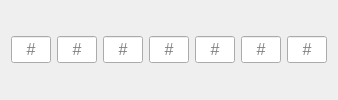
                         <widget class="QWidget" name="eighth_pair_len_bar" native="true">
                          <property name="sizePolicy">
                           <sizepolicy hsizetype="Preferred" vsizetype="Preferred">
                            <horstretch>0</horstretch>
                            <verstretch>0</verstretch>
                           </sizepolicy>
                          </property>
                          <layout class="QHBoxLayout" name="horizontalLayout_5">
                           <item>
                            <widget class="QLineEdit" name="eighth_len_two">
                             <property name="sizePolicy">
                              <sizepolicy hsizetype="Maximum" vsizetype="Fixed">
                               <horstretch>0</horstretch>
                               <verstretch>0</verstretch>
                              </sizepolicy>
                             </property>
                             <property name="minimumSize">
                              <size>
                               <width>36</width>
                               <height>26</height>
                              </size>
                             </property>
                             <property name="maximumSize">
                              <size>
                               <width>40</width>
                               <height>16777215</height>
                              </size>
                             </property>
                             <property name="font">
                              <font>
                               <pointsize>12</pointsize>
                              </font>
                             </property>
                             <property name="styleSheet">
                              <string notr="true"/>
                             </property>
                             <property name="inputMask">
                              <string>00</string>
                             </property>
                             <property name="text">
                              <string/>
                             </property>
                             <property name="cursorPosition">
                              <number>0</number>
                             </property>
                             <property name="alignment">
                              <set>Qt::AlignCenter</set>
                             </property>
                             <property name="placeholderText">
                              <string>#</string>
                             </property>
                             <property name="clearButtonEnabled">
                              <bool>false</bool>
                             </property>
                            </widget>
                           </item>
                           <item>
                            <widget class="QLineEdit" name="eighth_len_three">
                             <property name="sizePolicy">
                              <sizepolicy hsizetype="Maximum" vsizetype="Fixed">
                               <horstretch>0</horstretch>
                               <verstretch>0</verstretch>
                              </sizepolicy>
                             </property>
                             <property name="minimumSize">
                              <size>
                               <width>36</width>
                               <height>26</height>
                              </size>
                             </property>
                             <property name="maximumSize">
                              <size>
                               <width>40</width>
                               <height>16777215</height>
                              </size>
                             </property>
                             <property name="font">
                              <font>
                               <pointsize>12</pointsize>
                              </font>
                             </property>
                             <property name="styleSheet">
                              <string notr="true"/>
                             </property>
                             <property name="inputMask">
                              <string>00</string>
                             </property>
                             <property name="text">
                              <string/>
                             </property>
                             <property name="maxLength">
                              <number>2</number>
                             </property>
                             <property name="alignment">
                              <set>Qt::AlignCenter</set>
                             </property>
                             <property name="placeholderText">
                              <string>#</string>
                             </property>
                            </widget>
                           </item>
                           <item>
                            <widget class="QLineEdit" name="eighth_len_four">
                             <property name="sizePolicy">
                              <sizepolicy hsizetype="Maximum" vsizetype="Fixed">
                               <horstretch>0</horstretch>
                               <verstretch>0</verstretch>
                              </sizepolicy>
                             </property>
                             <property name="minimumSize">
                              <size>
                               <width>36</width>
                               <height>26</height>
                              </size>
                             </property>
                             <property name="maximumSize">
                              <size>
                               <width>40</width>
                               <height>16777215</height>
                              </size>
                             </property>
                             <property name="font">
                              <font>
                               <pointsize>12</pointsize>
                              </font>
                             </property>
                             <property name="styleSheet">
                              <string notr="true"/>
                             </property>
                             <property name="inputMask">
                              <string>00</string>
                             </property>
                             <property name="text">
                              <string/>
                             </property>
                             <property name="alignment">
                              <set>Qt::AlignCenter</set>
                             </property>
                             <property name="placeholderText">
                              <string>#</string>
                             </property>
                            </widget>
                           </item>
                           <item>
                            <widget class="QLineEdit" name="eighth_len_five">
                             <property name="sizePolicy">
                              <sizepolicy hsizetype="Maximum" vsizetype="Fixed">
                               <horstretch>0</horstretch>
                               <verstretch>0</verstretch>
                              </sizepolicy>
                             </property>
                             <property name="minimumSize">
                              <size>
                               <width>36</width>
                               <height>26</height>
                              </size>
                             </property>
                             <property name="maximumSize">
                              <size>
                               <width>40</width>
                               <height>16777215</height>
                              </size>
                             </property>
                             <property name="font">
                              <font>
                               <pointsize>12</pointsize>
                              </font>
                             </property>
                             <property name="styleSheet">
                              <string notr="true"/>
                             </property>
                             <property name="inputMask">
                              <string>00</string>
                             </property>
                             <property name="text">
                              <string/>
                             </property>
                             <property name="alignment">
                              <set>Qt::AlignCenter</set>
                             </property>
                             <property name="placeholderText">
                              <string>#</string>
                             </property>
                            </widget>
                           </item>
                           <item>
                            <widget class="QLineEdit" name="eighth_len_six">
                             <property name="sizePolicy">
                              <sizepolicy hsizetype="Maximum" vsizetype="Fixed">
                               <horstretch>0</horstretch>
                               <verstretch>0</verstretch>
                              </sizepolicy>
                             </property>
                             <property name="minimumSize">
                              <size>
                               <width>36</width>
                               <height>26</height>
                              </size>
                             </property>
                             <property name="maximumSize">
                              <size>
                               <width>40</width>
                               <height>16777215</height>
                              </size>
                             </property>
                             <property name="font">
                              <font>
                               <pointsize>12</pointsize>
                              </font>
                             </property>
                             <property name="styleSheet">
                              <string notr="true"/>
                             </property>
                             <property name="inputMask">
                              <string>00</string>
                             </property>
                             <property name="text">
                              <string/>
                             </property>
                             <property name="alignment">
                              <set>Qt::AlignCenter</set>
                             </property>
                             <property name="placeholderText">
                              <string>#</string>
                             </property>
                            </widget>
                           </item>
                           <item>
                            <widget class="QLineEdit" name="eighth_len_seven">
                             <property name="sizePolicy">
                              <sizepolicy hsizetype="Maximum" vsizetype="Fixed">
                               <horstretch>0</horstretch>
                               <verstretch>0</verstretch>
                              </sizepolicy>
                             </property>
                             <property name="minimumSize">
                              <size>
                               <width>36</width>
                               <height>26</height>
                              </size>
                             </property>
                             <property name="maximumSize">
                              <size>
                               <width>40</width>
                               <height>16777215</height>
                              </size>
                             </property>
                             <property name="font">
                              <font>
                               <pointsize>12</pointsize>
                              </font>
                             </property>
                             <property name="styleSheet">
                              <string notr="true"/>
                             </property>
                             <property name="inputMask">
                              <string>00</string>
                             </property>
                             <property name="text">
                              <string/>
                             </property>
                             <property name="alignment">
                              <set>Qt::AlignCenter</set>
                             </property>
                             <property name="placeholderText">
                              <string>#</string>
                             </property>
                            </widget>
                           </item>
                           <item>
                            <widget class="QLineEdit" name="eighth_len_eight">
                             <property name="sizePolicy">
                              <sizepolicy hsizetype="Maximum" vsizetype="Fixed">
                               <horstretch>0</horstretch>
                               <verstretch>0</verstretch>
                              </sizepolicy>
                             </property>
                             <property name="minimumSize">
                              <size>
                               <width>36</width>
                               <height>26</height>
                              </size>
                             </property>
                             <property name="maximumSize">
                              <size>
                               <width>40</width>
                               <height>16777215</height>
                              </size>
                             </property>
                             <property name="font">
                              <font>
                               <pointsize>12</pointsize>
                              </font>
                             </property>
                             <property name="styleSheet">
                              <string notr="true"/>
                             </property>
                             <property name="inputMask">
                              <string>00</string>
                             </property>
                             <property name="text">
                              <string/>
                             </property>
                             <property name="alignment">
                              <set>Qt::AlignCenter</set>
                             </property>
                             <property name="placeholderText">
                              <string>#</string>
                             </property>
                            </widget>
                           </item>
                          </layout>
                         </widget>
